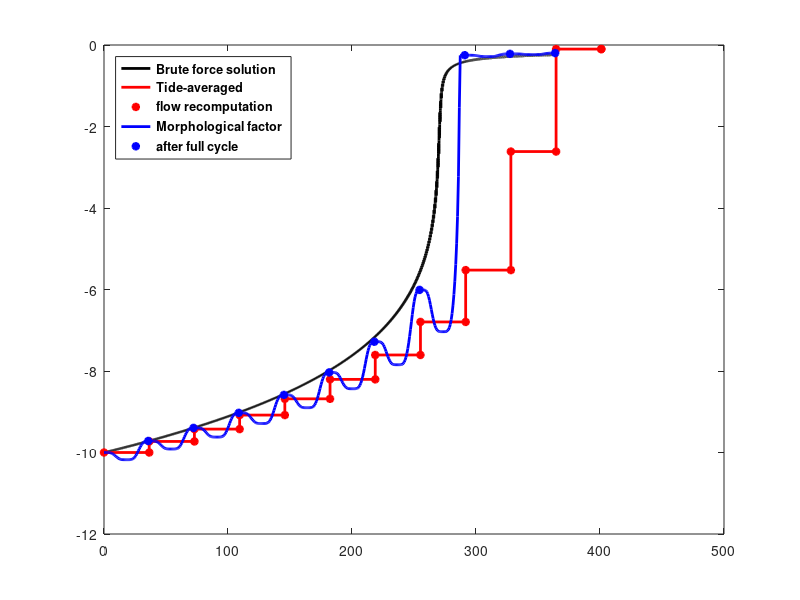

MATLAB code to generate this figure: (Note: this script raises an error after producing the figure.)
clear all;close all
T=12.5*3600;nttide=50;n=70;ncont=1;nram=700;nstep=700/n+1;
h0=10;hsh=2;
L=200;
qmean=-1;
qamp=10;
a=1e-4;b=4;
dt=T/nttide;
omega=2*pi/T;
t=0:dt:701*T;
nt=length(t);
% brute force method
if 1
   zb1(1)=-h0;
   for it=1:nt
      h=-zb1(it);
      q=(qmean+qamp*sin(omega*t(it)))*(1-exp(-(h/hsh)^2));
      u(it)=q/h;
      Sx(it)=a*abs(u(it))^(b-1)*u(it);
      dSxdx(it)=Sx(it)/L;
      zb1(it+1)=zb1(it)-dSxdx(it)*dt;
   end
end
%tide-averaging method
zb2(1)=-h0;
t2(1)=0;
it=1;
for imorf=1:nstep
   Sxtot=0;
   for ittide=1:nttide
      h=-zb2(it);
      qc(ittide)=(qmean+qamp*sin(omega*t(ittide)))*(1-exp(-(h/hsh)^2));
   end
   for icont=1:ncont
      Sxtot=0;
      for ittide=1:nttide
         h=-zb2(it);
         u=qc(ittide)/h;
         Sx=a*(abs(u))^(b-1)*u;
         Sxtot=Sxtot+Sx/nttide;
      end   
      dSxdxavg=Sxtot/L;
      it=it+1;
      t2(it)=t2(it-1)+n/ncont*T;
      zb2(it)=zb2(it-1);      
      it=it+1;
      t2(it)=t2(it-1);
      zb2(it)=zb2(it-1)-dSxdxavg*n/ncont*T;
      zb2(it)=min(zb2(it),-0.1);
   end
end
% morphological factor
zb3(1)=-h0;
it3e=0;
for it=1:nt/n
   t3(it)=(it-1)*dt*n;
   h=-zb3(it);
   q=(qmean+qamp*sin(omega*t(it)))*(1-exp(-(h/hsh)^2));
   u(it)=q/h;
   Sx(it)=n*a*abs(u(it))^(b-1)*u(it);
   dSxdx(it)=Sx(it)/L;
   zb3(it+1)=zb3(it)-dSxdx(it)*dt;
   zb3(it+1)=min(zb3(it+1),-.1);
   if mod(it,nttide)==0
      it3e=it3e+1;
      t3e(it3e)=t3(it);
      zb3e(it3e)=zb3(it);
   end
end
% RAM
zb4(1)=-h0;
it=1;
it4e=0;
istep=1
for imorf=1:nstep
   Sxtot=0;
   for ittide=1:nttide
      h=-zb4(it);
      qc(ittide)=(qmean+qamp*sin(omega*t(ittide)))*(1-exp(-(h/hsh)^2));
      u(it)=qc(ittide)/h;
      Sx(it)=a*abs(u(it))^(b-1)*u(it);
      Sxtot=Sxtot+Sx(it)/nttide;  
   end
   A=Sxtot*h^b;
   for iram=1:nram;
      h=-zb4(istep);
      Sxtot=A/h^b*(1-exp(-(h/hsh)^2));     
      dSxdxavg=Sxtot/L;
      zb4(istep+1)=zb4(istep)-dSxdxavg*n/nram*T;
      it4e=it4e+1;
      t4e(it4e)=(it4e-1)*n/nram*T;
      zb4e(it4e)=zb4(istep+1);
      istep=istep+1;   
   end
end
figure(2)
fac=3600*24;
%p=plot(t/fac,zb1(1:nt),'k',t2/fac,zb2,'r-',t3/fac,zb3(1:length(t3)),'b',t3e/fac,zb3e,'b*')
p=plot(t/fac,zb1(1:nt),'k',t2/fac,zb2,'r-',t2(1:ncont:end)/fac,zb2(1:ncont:end),'r*',t3/fac,zb3(1:length(t3)),'b',t3e/fac,zb3e,'b*')
set(p,'linewidth',2);
%l=legend('Brute force solution','Tide-averaged','Morphological factor',' " after full cycle')
l=legend('Brute force solution','Tide-averaged','flow recomputation ','Morphological factor','after full cycle');
set(l,'location','northwest')
set(l,'fontweight','bold');
Title('Comparison of time-integration methods','fontweight','bold');
axis([0 370 -11 4]);
text(20,-2,strcat('h_0=',num2str(h0),' h_s_h=',num2str(hsh),' q_m_e_a_n=',num2str(qmean),' q_a_m_p=',num2str(qamp)),'fontweight','bold')
text(20,-4,strcat('a=',num2str(a),' b=',num2str(b)),'fontweight','bold')
text(20,-6,strcat('n_t_i_d_e=',num2str(nttide),' n=',num2str(n),' n_c_o_n_t=',num2str(ncont)),'fontweight','bold')
xlabel('Time (days)','fontweight','bold');ylabel('z_b (m)')
set(gca,'fontweight','bold');
print('-depsc','tidenteg.eps')
